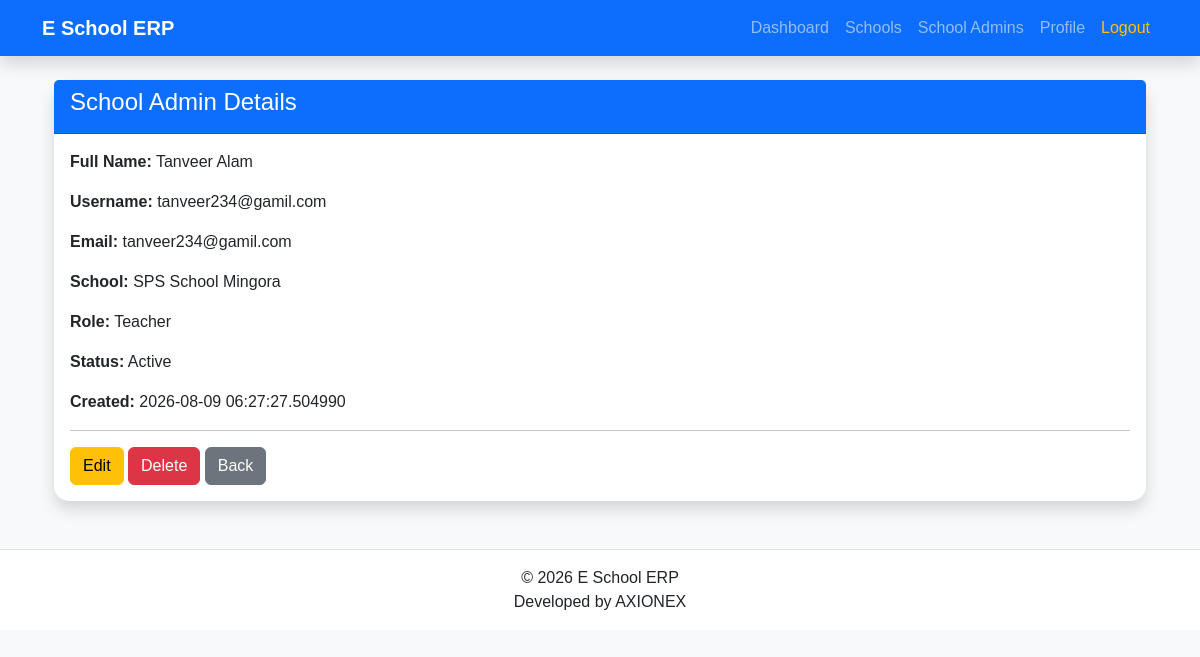
/software-admin/school-admins/4 (signed in), run on an earlier commit of the app's database.
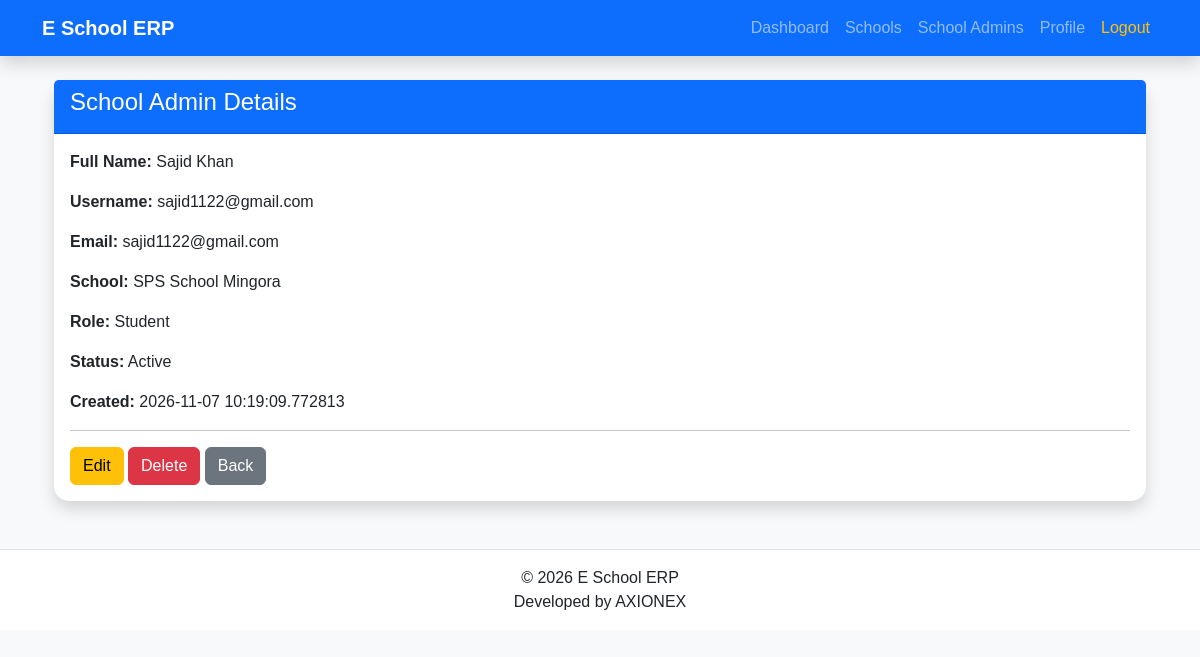
And on a later commit of the database.
### app/models/user.py (models this page shows, shortened)
class User(UserMixin, db.Model):
    __tablename__ = "users"
    id = db.Column(db.Integer, primary_key=True)
    full_name = db.Column(db.String(100), nullable=False)
    role_id = db.Column(db.Integer,db.ForeignKey("roles.id"),nullable=False)
    role = db.relationship("Role",back_populates="users")
    school = db.relationship("School",back_populates="users")
    student=db.relationship("Student",back_populates="user",uselist=False,cascade="all, delete-orphan")
    teacher=db.relationship("Teacher",back_populates="user",uselist=False,cascade="all, delete-orphan")
    parent= db.relationship("Parent",back_populates="user",uselist=False,cascade="all, delete-orphan")
    school_admin = db.relationship("SchoolAdmin",back_populates="user",uselist=False,cascade="all, delete-orphan")
    school_id = db.Column(db.Integer,db.ForeignKey("schools.id"),nullable=True)
    username = db.Column(db.String(50),unique=True,nullable=False)
    email = db.Column(db.String(120),unique=True,nullable=False)
    password_hash = db.Column(db.String(255),nullable=False)
    is_active = db.Column(db.Boolean,default=True)
    is_verified = db.Column(db.Boolean,default=False)
    last_login = db.Column(db.DateTime,nullable=True)
    created_at = db.Column(db.DateTime,default=datetime.utcnow)
    updated_at = db.Column(db.DateTime,default=datetime.utcnow,onupdate=datetime.utcnow)

### app/models/role.py (models this page shows, shortened)
class Role(db.Model):
    __tablename__ = "roles"
    id = db.Column(db.Integer, primary_key=True)
    role_name = db.Column(db.String(50),unique=True,nullable=False)
    description = db.Column(db.String(255),nullable=True)
    is_active = db.Column(db.Boolean,default=True)
    created_at = db.Column(db.DateTime,default=datetime.utcnow)
    updated_at = db.Column(db.DateTime,default=datetime.utcnow,onupdate=datetime.utcnow)
    users = db.relationship("User",back_populates="role")

### app/blueprints/software_admin/routes.py (the view)
@software_admin.route("/school-admins/<int:id>")
@login_required
def school_admin_detail(id):
    admin = User.query.get_or_404(id)
    return render_template("software_admin/school_admin_detail.html", admin=admin)

### app/models/user.py (called while the page is built)
@login_manager.user_loader
def load_user(user_id):
    return User.query.get(int(user_id))

### app/templates/Software_admin/school_admin_detail.html (shortened to what this page needs)
{% extends "base.html" %}
{% block content %}
<div class="container mt-4">
<div class="card shadow">
<div class="card-header bg-primary text-white">
<h4>School Admin Details</h4>
</div>
<div class="card-body">
<p><strong>Full Name:</strong> {{ admin.full_name }}</p>
<p><strong>Username:</strong> {{ admin.username }}</p>
<p><strong>Email:</strong> {{ admin.email }}</p>
<p><strong>School:</strong> {{ admin.school.school_name }}</p>
<p><strong>Role:</strong> {{ admin.role.role_name }}</p>
<p>
<strong>Status:</strong>
{% if admin.is_active %}
Active
{% else %}
Inactive
{% endif %}
</p>
<p><strong>Created:</strong> {{ admin.created_at }}</p>
<hr>
<a href="{{ url_for('software_admin.edit_school_admin', id=admin.id) }}"
class="btn btn-warning">
Edit
</a>
<a href="{{ url_for('software_admin.delete_school_admin', id=admin.id) }}"
class="btn btn-danger"
onclick="return confirm('Delete this School Admin?')">
Delete
</a>
<a href="{{ url_for('software_admin.school_admins') }}"
class="btn btn-secondary">
Back
</a>
</div>
</div>
</div>
{% endblock %}

What changed in the data, as far as the page shows it:
no longer on this page (row edited): Role: role.role_name "Teacher"
changed User: full_name "Tanveer Alam" → "Sajid Khan"; username "tanveer234@gamil.com" → "sajid1122@gmail.com"; email "tanveer234@gamil.com" → "sajid1122@gmail.com"; created_at "2026-08-09 06:27:27.504990" → "2026-11-07 10:19:09.772813"
now on this page (row edited): Role: role.role_name "Student"
